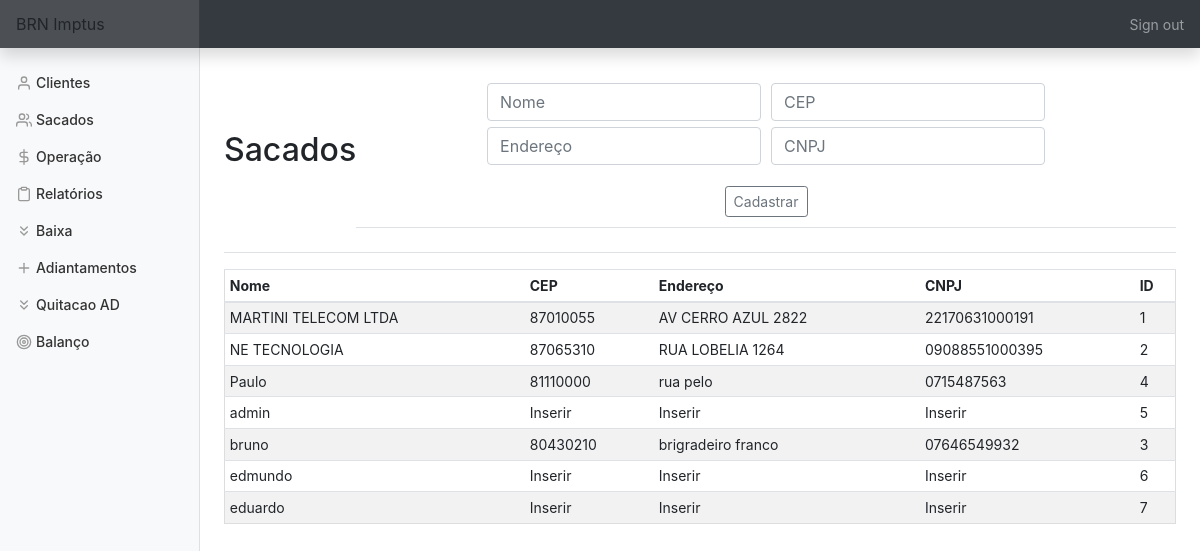
Before: /sacados (signed in) with the older database file.
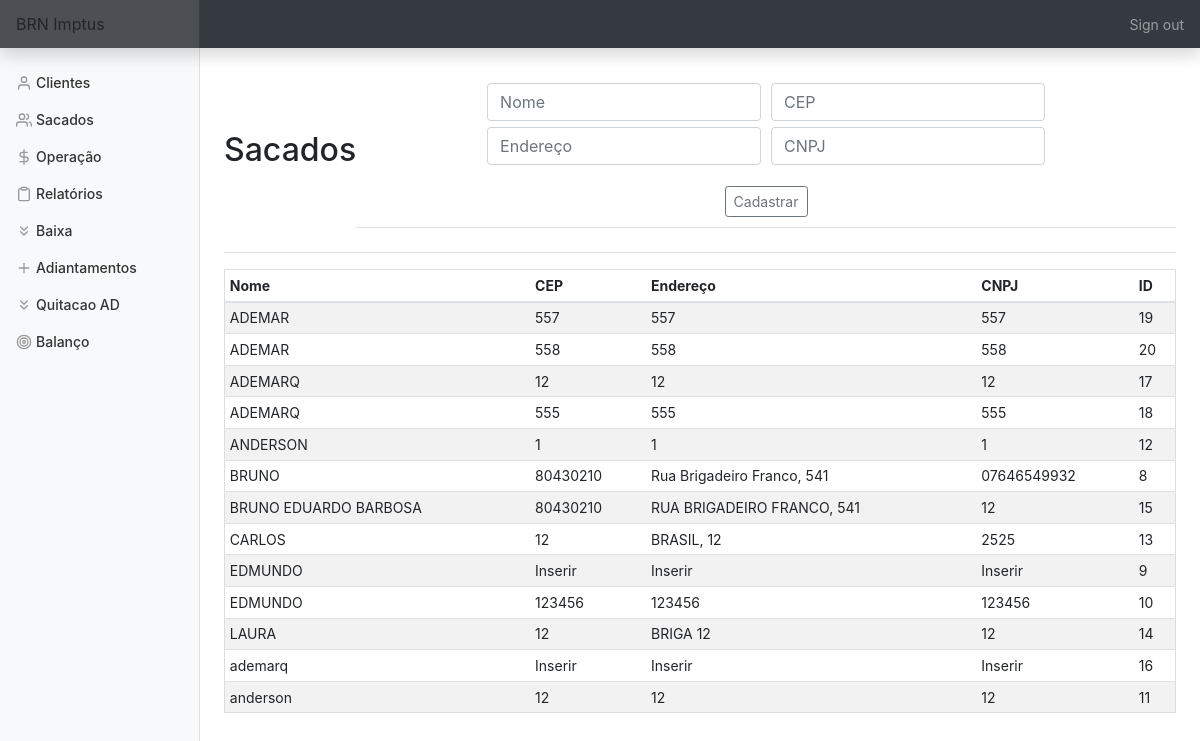
After: the same page with the newer database file.
### tables this page shows
CREATE TABLE sacados (id INTEGER PRIMARY KEY AUTOINCREMENT NOT NULL,
						nome TEXT NOT NULL,
						cep TEXT NOT NULL,
						endereço TEXT NOT NULL, cnpj TEXT);

### app.py (the view, shortened to what this page needs)
@app.route('/sacados', methods=['GET', 'POST'])
@login_required
def sacados():
    con = sqlite3.connect('brn.db')
    con.row_factory = sqlite3.Row
    cur = con.cursor()
    if request.method == 'GET':
        rows = cur.execute('SELECT * FROM sacados ORDER BY nome')
        rows = cur.fetchall()
        return render_template('sacados.html', rows=rows)

### app.py (called while the page is built)
@app.after_request
def after_request(response):
    response.headers["Cache-Control"] = "no-cache, no-store, must-revalidate"
    response.headers["Expires"] = 0
    response.headers["Pragma"] = "no-cache"
    return response

### helper.py (called while the page is built)
def login_required(f):
    @wraps(f)
    def decorated_function(*args, **kwargs):
        if session.get("user_id") is None:
            return redirect("/login")
        return f(*args, **kwargs)
    return decorated_function

### templates/sacados.html (shortened to what this page needs)
{% extends "layout.html" %}
{% block main %}
    <div class='d-flex justify-content-between flex-warp flex-md-nowrap align-items-center pt-3 pb-2 mb-3 border-bottom'>
        <h1 class='h2'>Sacados</h1>
        <div class='d-flex justify-content-between flex-warp flex-md-nowrap align-items-center pt-3 pb-2 mb-3 border-bottom'>
            <form action='sacados' method='POST'>
                <div class='form-group'>
                    <input name='nome' autofocus class='form-control' placeholder='Nome' type='text'>
                    <input name='cep' autofocus class='form-control' placeholder='CEP' type='number'>
                    <input name='endereco' autofocus class='form-control' placeholder='Endereço' type='text'>
                    <input name='cnpj' autofocus class='form-control' placeholder='CNPJ' type='text'>
                </div>
                <button type='submit' class='btn btn-sm btn-outline-secondary'>Cadastrar</button>
            </form>
        </div>
    </div>
    <div class='table-responsive'>
        <table class='table table-striped table-sm'>
            <thead>
                <tr>
                    <th>Nome</th>
                    <th>CEP</th>
                    <th>Endereço</th>
                    <th>CNPJ</th>
                    <th>ID</th>
                </tr>
            </thead>
            <tbody>
                {% for row in rows %}
                    <tr>
                        <td>{{ row['nome'] }}</td>
                        <td>{{ row['cep'] }}</td>
                        <td>{{ row['endereço'] }}</td>
                        <td>{{ row['cnpj'] }}</td>
                        <td>{{ row['id'] }}</td>
                    </tr>
                {% endfor %}
            </tbody>
        </table>
    </div>
{% endblock %}

Changed rows visible on the page:
removed sacados: nome "MARTINI TELECOM LTDA", cep "87010055", endereço "AV CERRO AZUL 2822", cnpj "22170631000191", id "1"
removed sacados: nome "NE TECNOLOGIA", cep "87065310", endereço "RUA LOBELIA 1264", cnpj "09088551000395", id "2"
removed sacados: nome "Paulo", cep "81110000", endereço "rua pelo", cnpj "0715487563", id "4"
removed sacados: nome "admin", cep "Inserir", endereço "Inserir", cnpj "Inserir", id "5"
removed sacados: nome "bruno", cep "80430210", endereço "brigradeiro franco", cnpj "07646549932", id "3"
removed sacados: nome "edmundo", cep "Inserir", endereço "Inserir", cnpj "Inserir", id "6"
removed sacados: nome "eduardo", cep "Inserir", endereço "Inserir", cnpj "Inserir", id "7"
added sacados: nome "ADEMAR", cep "557", endereço "557", cnpj "557", id "19"
added sacados: nome "ADEMAR", cep "558", endereço "558", cnpj "558", id "20"
added sacados: nome "ADEMARQ", cep "12", endereço "12", cnpj "12", id "17"
added sacados: nome "ADEMARQ", cep "555", endereço "555", cnpj "555", id "18"
added sacados: nome "ANDERSON", cep "1", endereço "1", cnpj "1", id "12"
added sacados: nome "BRUNO", cep "80430210", endereço "Rua Brigadeiro Franco, 541", cnpj "07646549932", id "8"
added sacados: nome "BRUNO EDUARDO BARBOSA", cep "80430210", endereço "RUA BRIGADEIRO FRANCO, 541", cnpj "12", id "15"
added sacados: nome "CARLOS", cep "12", endereço "BRASIL, 12", cnpj "2525", id "13"
added sacados: nome "EDMUNDO", cep "Inserir", endereço "Inserir", cnpj "Inserir", id "9"
added sacados: nome "EDMUNDO", cep "123456", endereço "123456", cnpj "123456", id "10"
added sacados: nome "LAURA", cep "12", endereço "BRIGA 12", cnpj "12", id "14"
added sacados: nome "ademarq", cep "Inserir", endereço "Inserir", cnpj "Inserir", id "16"
added sacados: nome "anderson", cep "12", endereço "12", cnpj "12", id "11"
